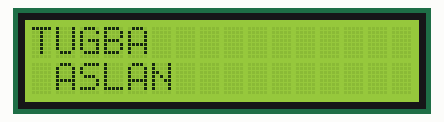
Recording of a sketch running on a simulated Arduino Uno, built with avr-gcc and run on an emulated ATmega328P. Parts: 16×2 character LCD.

Above: at 0.1 s.

The sketch:

Hello_World.ino
```cpp
// (licence header left out)
#include <LCD_I2C.h>

LCD_I2C lcd(0x27, 16, 2); // Default address of most PCF8574 modules, change according

void setup()
{
    lcd.begin(); // If you are using more I2C devices using the Wire library use lcd.begin(false)
                 // this stop the library(LCD_I2C) from calling Wire.begin()
    // Note: On ESP32 you would rather use:
    //
    //   lcd.begin(4,5);
    //
    // which maps 'Wire' sda to pin 4 and scl to pin 5 in this example.

    lcd.backlight();
}

void loop()
{

    lcd.setCursor(0,0); // Or setting the cursor in the desired position.
    lcd.print("TUGBA ");
    lcd.setCursor(0,1); // Or setting the cursor in the desired position.
    lcd.print(" ASLAN");
    delay(500);

    // Flashing the backlight
    for (int i = 0; i < 5; ++i)
    {
        lcd.backlight();
        delay(50);
        lcd.noBacklight();
        delay(50);
    }

    lcd.backlight();
    lcd.clear();
    delay(500);
}
```
